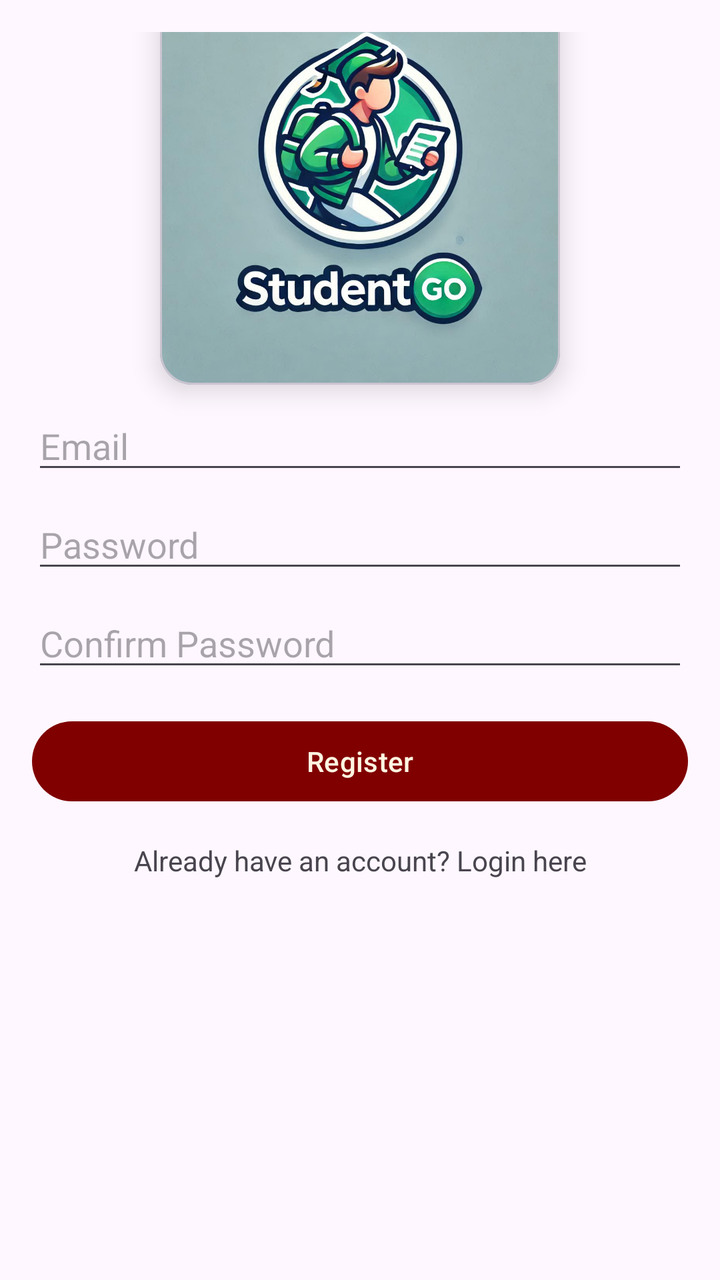
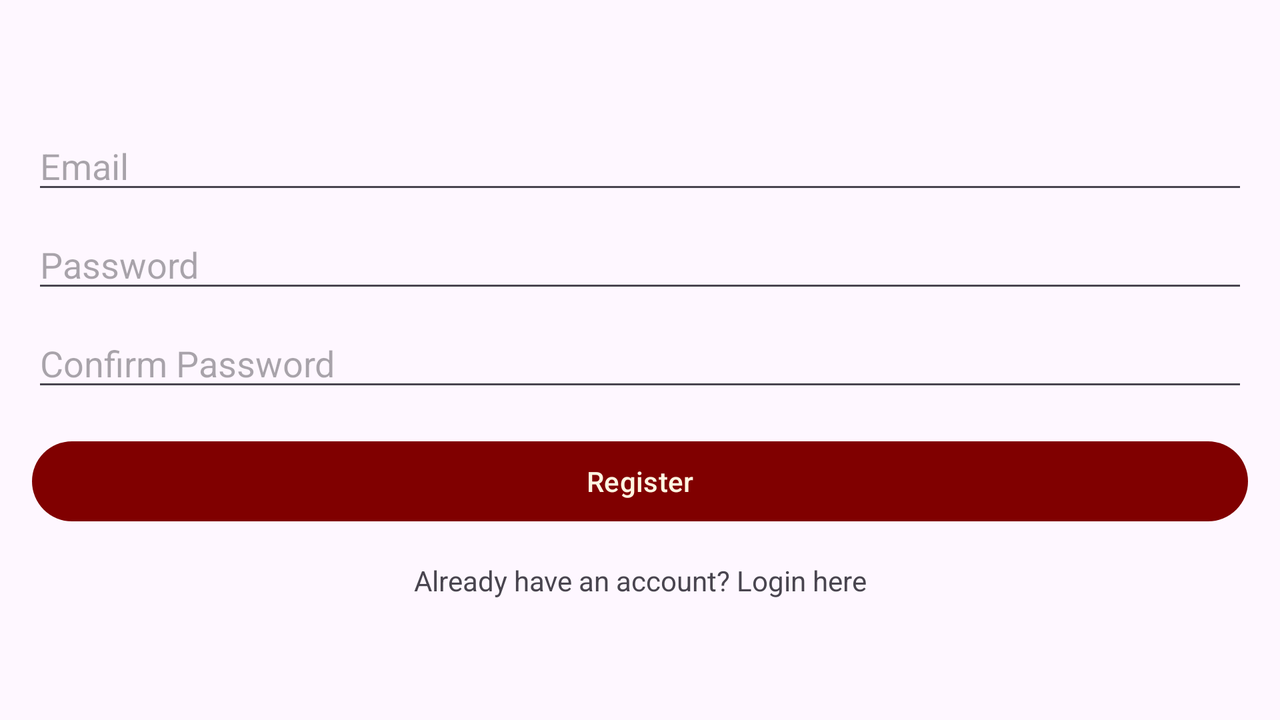

Two renders of one Android screen. The first uses the default layout on a phone; the second uses the alternative layout the repository ships for a different screen configuration, on a matching device. The two XML files are below.
<!-- AndroidManifest.xml: application theme Theme.StudentGo -->
<!-- res/layout/activity_register_activty.xml -->
<?xml version="1.0" encoding="utf-8"?>
<androidx.constraintlayout.widget.ConstraintLayout xmlns:android="http://schemas.android.com/apk/res/android"
    xmlns:app="http://schemas.android.com/apk/res-auto"
    xmlns:tools="http://schemas.android.com/tools"
    android:layout_width="match_parent"
    android:layout_height="match_parent"
    android:padding="16dp"
    tools:context=".RegisterActivity">
    <com.google.android.material.card.MaterialCardView
    android:layout_width="wrap_content"
    android:layout_height="wrap_content"
    android:layout_marginBottom="32dp"
    app:cardCornerRadius="16dp"
    app:cardElevation="8dp"
    app:layout_constraintBottom_toTopOf="@+id/editTextEmail"
    app:layout_constraintEnd_toEndOf="parent"
    app:layout_constraintStart_toStartOf="parent"
    app:layout_constraintTop_toTopOf="parent"
    app:layout_constraintVertical_chainStyle="packed">

    <ImageView
        android:id="@+id/logoImageView"
        android:layout_width="200dp"
        android:layout_height="200dp"
        android:src="@drawable/student_go_logo"
        android:scaleType="centerCrop"/>

</com.google.android.material.card.MaterialCardView>


    <EditText
        android:id="@+id/editTextEmail"
        android:layout_width="0dp"
        android:layout_height="wrap_content"
        android:hint="Email"
        android:inputType="textEmailAddress"
        app:layout_constraintEnd_toEndOf="parent"
        app:layout_constraintStart_toStartOf="parent"
        app:layout_constraintTop_toTopOf="parent"
        app:layout_constraintBottom_toTopOf="@+id/editTextPassword"
        app:layout_constraintVertical_chainStyle="packed" />

    <EditText
        android:id="@+id/editTextPassword"
        android:layout_width="0dp"
        android:layout_height="wrap_content"
        android:hint="Password"
        android:inputType="textPassword"
        android:layout_marginTop="8dp"
        app:layout_constraintEnd_toEndOf="parent"
        app:layout_constraintStart_toStartOf="parent"
        app:layout_constraintTop_toBottomOf="@+id/editTextEmail"
        app:layout_constraintBottom_toTopOf="@+id/editTextConfirmPassword" />

    <EditText
        android:id="@+id/editTextConfirmPassword"
        android:layout_width="0dp"
        android:layout_height="wrap_content"
        android:hint="Confirm Password"
        android:inputType="textPassword"
        android:layout_marginTop="8dp"
        app:layout_constraintEnd_toEndOf="parent"
        app:layout_constraintStart_toStartOf="parent"
        app:layout_constraintTop_toBottomOf="@+id/editTextPassword"
        app:layout_constraintBottom_toTopOf="@+id/buttonRegister" />

    <Button
        android:id="@+id/buttonRegister"
        android:layout_width="0dp"
        android:layout_height="wrap_content"
        android:text="Register"
        android:layout_marginTop="16dp"
        app:layout_constraintEnd_toEndOf="parent"
        app:layout_constraintStart_toStartOf="parent"
        app:layout_constraintTop_toBottomOf="@+id/editTextConfirmPassword"
        app:layout_constraintBottom_toTopOf="@+id/textViewLogin" />

    <TextView
        android:id="@+id/textViewLogin"
        android:layout_width="wrap_content"
        android:layout_height="wrap_content"
        android:text="Already have an account? Login here"
        android:layout_marginTop="16dp"
        app:layout_constraintEnd_toEndOf="parent"
        app:layout_constraintStart_toStartOf="parent"
        app:layout_constraintTop_toBottomOf="@+id/buttonRegister"
        app:layout_constraintBottom_toBottomOf="parent" />

</androidx.constraintlayout.widget.ConstraintLayout>
<!-- resources referenced by this layout -->
<resources>
  <!-- drawable student_go_logo: png bitmap (drawable, 107580 bytes) -->
  <style name="Theme.StudentGo" parent="Theme.Material3.Light.NoActionBar">
          
          <item name="colorPrimary">@color/maroon</item>
          <item name="colorPrimaryVariant">@color/maroon</item>
          <item name="colorOnPrimary">@color/creme</item>
  
          
          <item name="colorSecondary">@color/creme</item>
          <item name="colorSecondaryVariant">@color/maroon</item>
          <item name="colorOnSecondary">@color/maroon</item>
  
          
          <item name="android:statusBarColor">@color/design_default_color_background</item>
  
          
      </style>
  <color name="maroon">#800000</color>
  <color name="creme">#FFF5E1</color>
</resources>
<!-- res/layout-land/activity_register_activty.xml (the repository's variant of the layout above) -->
<!-- drawn on the phone turned sideways -->
<?xml version="1.0" encoding="utf-8"?>
<androidx.constraintlayout.widget.ConstraintLayout xmlns:android="http://schemas.android.com/apk/res/android"
    xmlns:app="http://schemas.android.com/apk/res-auto"
    xmlns:tools="http://schemas.android.com/tools"
    android:layout_width="match_parent"
    android:layout_height="match_parent"
    android:padding="16dp"
    tools:context=".RegisterActivity">

    <EditText
        android:id="@+id/editTextEmail"
        android:layout_width="0dp"
        android:layout_height="wrap_content"
        android:hint="Email"
        android:inputType="textEmailAddress"
        app:layout_constraintEnd_toEndOf="parent"
        app:layout_constraintStart_toStartOf="parent"
        app:layout_constraintTop_toTopOf="parent"
        app:layout_constraintBottom_toTopOf="@+id/editTextPassword"
        app:layout_constraintVertical_chainStyle="packed" />

    <EditText
        android:id="@+id/editTextPassword"
        android:layout_width="0dp"
        android:layout_height="wrap_content"
        android:hint="Password"
        android:inputType="textPassword"
        android:layout_marginTop="8dp"
        app:layout_constraintEnd_toEndOf="parent"
        app:layout_constraintStart_toStartOf="parent"
        app:layout_constraintTop_toBottomOf="@+id/editTextEmail"
        app:layout_constraintBottom_toTopOf="@+id/editTextConfirmPassword" />

    <EditText
        android:id="@+id/editTextConfirmPassword"
        android:layout_width="0dp"
        android:layout_height="wrap_content"
        android:hint="Confirm Password"
        android:inputType="textPassword"
        android:layout_marginTop="8dp"
        app:layout_constraintEnd_toEndOf="parent"
        app:layout_constraintStart_toStartOf="parent"
        app:layout_constraintTop_toBottomOf="@+id/editTextPassword"
        app:layout_constraintBottom_toTopOf="@+id/buttonRegister" />

    <Button
        android:id="@+id/buttonRegister"
        android:layout_width="0dp"
        android:layout_height="wrap_content"
        android:text="Register"
        android:layout_marginTop="16dp"
        app:layout_constraintEnd_toEndOf="parent"
        app:layout_constraintStart_toStartOf="parent"
        app:layout_constraintTop_toBottomOf="@+id/editTextConfirmPassword"
        app:layout_constraintBottom_toTopOf="@+id/textViewLogin" />

    <TextView
        android:id="@+id/textViewLogin"
        android:layout_width="wrap_content"
        android:layout_height="wrap_content"
        android:text="Already have an account? Login here"
        android:layout_marginTop="16dp"
        app:layout_constraintEnd_toEndOf="parent"
        app:layout_constraintStart_toStartOf="parent"
        app:layout_constraintTop_toBottomOf="@+id/buttonRegister"
        app:layout_constraintBottom_toBottomOf="parent" />

</androidx.constraintlayout.widget.ConstraintLayout>
<!-- resources referenced by the variant -->
<!-- as the phone turned sideways resolves them -->
<resources>
  <style name="Theme.StudentGo" parent="Theme.Material3.Light.NoActionBar">
          
          <item name="colorPrimary">@color/maroon</item>
          <item name="colorPrimaryVariant">@color/maroon</item>
          <item name="colorOnPrimary">@color/creme</item>
  
          
          <item name="colorSecondary">@color/creme</item>
          <item name="colorSecondaryVariant">@color/maroon</item>
          <item name="colorOnSecondary">@color/maroon</item>
  
          
          <item name="android:statusBarColor">@color/design_default_color_background</item>
  
          
      </style>
  <color name="maroon">#800000</color>
  <color name="creme">#FFF5E1</color>
</resources>
